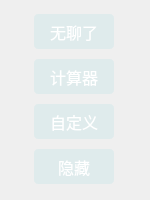
<?xml version="1.0" encoding="UTF-8"?>
<ui version="4.0">
 <class>Widget</class>
 <widget class="QWidget" name="Widget">
  <property name="geometry">
   <rect>
    <x>0</x>
    <y>0</y>
    <width>150</width>
    <height>200</height>
   </rect>
  </property>
  <property name="minimumSize">
   <size>
    <width>150</width>
    <height>200</height>
   </size>
  </property>
  <property name="maximumSize">
   <size>
    <width>150</width>
    <height>200</height>
   </size>
  </property>
  <property name="windowTitle">
   <string>瓜瓜</string>
  </property>
  <property name="windowIcon">
   <iconset resource="images.qrc">
    <normaloff>:/ico/attachments/ico_capoo.ico</normaloff>:/ico/attachments/ico_capoo.ico</iconset>
  </property>
  <property name="styleSheet">
   <string notr="true">QWidget{
	border-radius:6px;
}


</string>
  </property>
  <layout class="QVBoxLayout" name="verticalLayout">
   <property name="spacing">
    <number>7</number>
   </property>
   <property name="leftMargin">
    <number>34</number>
   </property>
   <item>
    <widget class="QPushButton" name="btn_band40">
     <property name="minimumSize">
      <size>
       <width>80</width>
       <height>35</height>
      </size>
     </property>
     <property name="maximumSize">
      <size>
       <width>80</width>
       <height>35</height>
      </size>
     </property>
     <property name="font">
      <font>
       <pointsize>12</pointsize>
      </font>
     </property>
     <property name="styleSheet">
      <string notr="true">QPushButton{
	color: rgb(255, 255, 255);
	border-radius:4px;
	background-color: rgba(198, 230, 232, 100);
}
QPushButton:hover{
	background-color: rgba(198, 230, 232, 200);
}
QPushButton:pressed{
	color: rgb(180, 255, 255);
	background-color: rgba(198, 230, 232, 200);
}</string>
     </property>
     <property name="text">
      <string>无聊了</string>
     </property>
    </widget>
   </item>
   <item>
    <widget class="QPushButton" name="btn_band3">
     <property name="minimumSize">
      <size>
       <width>80</width>
       <height>35</height>
      </size>
     </property>
     <property name="maximumSize">
      <size>
       <width>80</width>
       <height>35</height>
      </size>
     </property>
     <property name="font">
      <font>
       <pointsize>12</pointsize>
      </font>
     </property>
     <property name="styleSheet">
      <string notr="true">QPushButton{
	color: rgb(255, 255, 255);
	border-radius:4px;
	background-color: rgba(198, 230, 232, 100);
}
QPushButton:hover{
	background-color: rgba(198, 230, 232, 200);
}
QPushButton:pressed{
	color: rgb(180, 255, 255);
	background-color: rgba(198, 230, 232, 200);
}</string>
     </property>
     <property name="text">
      <string>计算器</string>
     </property>
    </widget>
   </item>
   <item>
    <widget class="QPushButton" name="btn_self">
     <property name="minimumSize">
      <size>
       <width>80</width>
       <height>35</height>
      </size>
     </property>
     <property name="maximumSize">
      <size>
       <width>80</width>
       <height>35</height>
      </size>
     </property>
     <property name="font">
      <font>
       <pointsize>12</pointsize>
      </font>
     </property>
     <property name="styleSheet">
      <string notr="true">QPushButton{
	color: rgb(255, 255, 255);
	border-radius:4px;
	background-color: rgba(198, 230, 232, 100);
}
QPushButton:hover{
	background-color: rgba(198, 230, 232, 200);
}
QPushButton:pressed{
	color: rgb(180, 255, 255);
	background-color: rgba(198, 230, 232, 200);
}</string>
     </property>
     <property name="text">
      <string>自定义</string>
     </property>
    </widget>
   </item>
   <item>
    <widget class="QPushButton" name="btn_hide">
     <property name="minimumSize">
      <size>
       <width>80</width>
       <height>35</height>
      </size>
     </property>
     <property name="maximumSize">
      <size>
       <width>80</width>
       <height>35</height>
      </size>
     </property>
     <property name="font">
      <font>
       <pointsize>12</pointsize>
      </font>
     </property>
     <property name="styleSheet">
      <string notr="true">QPushButton{
	color: rgb(255, 255, 255);
	border-radius:4px;
	background-color: rgba(198, 230, 232, 100);
}
QPushButton:hover{
	background-color: rgba(198, 230, 232, 200);
}
QPushButton:pressed{
	color: rgb(180, 255, 255);
	background-color: rgba(198, 230, 232, 200);
}</string>
     </property>
     <property name="text">
      <string>隐藏</string>
     </property>
    </widget>
   </item>
  </layout>
 </widget>
 <resources>
  <include location="images.qrc"/>
 </resources>
 <connections/>
</ui>
